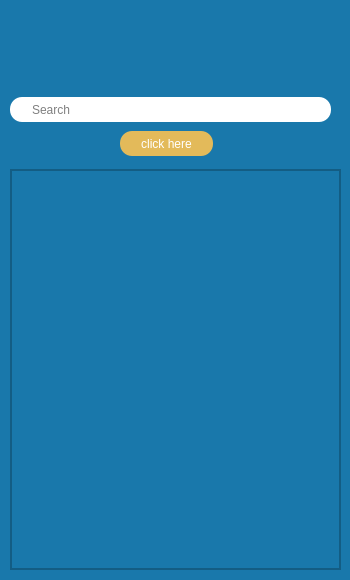
<?xml version="1.0" encoding="UTF-8"?>
<ui version="4.0">
 <class>SellerSearchGui</class>
 <widget class="QDialog" name="SellerSearchGui">
  <property name="geometry">
   <rect>
    <x>0</x>
    <y>0</y>
    <width>350</width>
    <height>580</height>
   </rect>
  </property>
  <property name="windowTitle">
   <string>Search </string>
  </property>
  <property name="styleSheet">
   <string notr="true">*{
background-color: #1978AB;

}</string>
  </property>
  <widget class="QWidget" name="centralwidget" native="true">
   <property name="geometry">
    <rect>
     <x>0</x>
     <y>0</y>
     <width>351</width>
     <height>600</height>
    </rect>
   </property>
   <widget class="QLabel" name="lb_logo_0">
    <property name="geometry">
     <rect>
      <x>90</x>
      <y>18</y>
      <width>161</width>
      <height>71</height>
     </rect>
    </property>
    <property name="text">
     <string/>
    </property>
    <property name="pixmap">
     <pixmap resource="Resources.qrc">:/img/assets/img/logo-white.png</pixmap>
    </property>
    <property name="scaledContents">
     <bool>true</bool>
    </property>
   </widget>
   <widget class="QLineEdit" name="SearchInput">
    <property name="geometry">
     <rect>
      <x>10</x>
      <y>97</y>
      <width>321</width>
      <height>25</height>
     </rect>
    </property>
    <property name="styleSheet">
     <string notr="true">*{
background-color : #ffffff; 
border-radius: 12px;
padding: 0 0 0 20px;

} </string>
    </property>
    <property name="placeholderText">
     <string>Search </string>
    </property>
   </widget>
   <widget class="QScrollArea" name="scrollArea">
    <property name="geometry">
     <rect>
      <x>10</x>
      <y>169</y>
      <width>331</width>
      <height>401</height>
     </rect>
    </property>
    <property name="styleSheet">
     <string notr="true">QScrollBar:vertical {
    border: 2px solid grey;
    background: #32CC99;
    height: 15px;
    margin: 0px 20px 0 20px;
}
QScrollBar::handle:vertical {
    background: white;
    min-width: 20px;
}
QScrollBar::add-line:vertical {
    border: 2px solid grey;
    background: #32CC99;
    width: 20px;
    subcontrol-position: right;
    subcontrol-origin: margin;
}</string>
    </property>
    <property name="widgetResizable">
     <bool>true</bool>
    </property>
    <widget class="QWidget" name="scrollAreaWidgetContents">
     <property name="geometry">
      <rect>
       <x>0</x>
       <y>0</y>
       <width>329</width>
       <height>399</height>
      </rect>
     </property>
     <layout class="QVBoxLayout" name="verticalLayout">
      <property name="leftMargin">
       <number>0</number>
      </property>
      <property name="topMargin">
       <number>0</number>
      </property>
      <property name="rightMargin">
       <number>0</number>
      </property>
      <property name="bottomMargin">
       <number>0</number>
      </property>
      <item>
       <widget class="QFrame" name="parentFrame">
        <property name="frameShape">
         <enum>QFrame::StyledPanel</enum>
        </property>
        <property name="frameShadow">
         <enum>QFrame::Raised</enum>
        </property>
        <layout class="QVBoxLayout" name="verticalLayout_3">
         <item>
          <layout class="QVBoxLayout" name="verticalLayout_2">
           <item>
            <spacer name="verticalSpacer">
             <property name="orientation">
              <enum>Qt::Vertical</enum>
             </property>
             <property name="sizeHint" stdset="0">
              <size>
               <width>20</width>
               <height>40</height>
              </size>
             </property>
            </spacer>
           </item>
          </layout>
         </item>
        </layout>
       </widget>
      </item>
     </layout>
    </widget>
   </widget>
   <widget class="QPushButton" name="btn_search">
    <property name="geometry">
     <rect>
      <x>120</x>
      <y>131</y>
      <width>93</width>
      <height>25</height>
     </rect>
    </property>
    <property name="styleSheet">
     <string notr="true">*{
background-color : #ffffff; 
border-radius: 12px;
background-color: #E3BA5A;
	color: rgb(255, 255, 255);
} </string>
    </property>
    <property name="text">
     <string>click here</string>
    </property>
   </widget>
  </widget>
 </widget>
 <resources>
  <include location="Resources.qrc"/>
 </resources>
 <connections/>
</ui>
